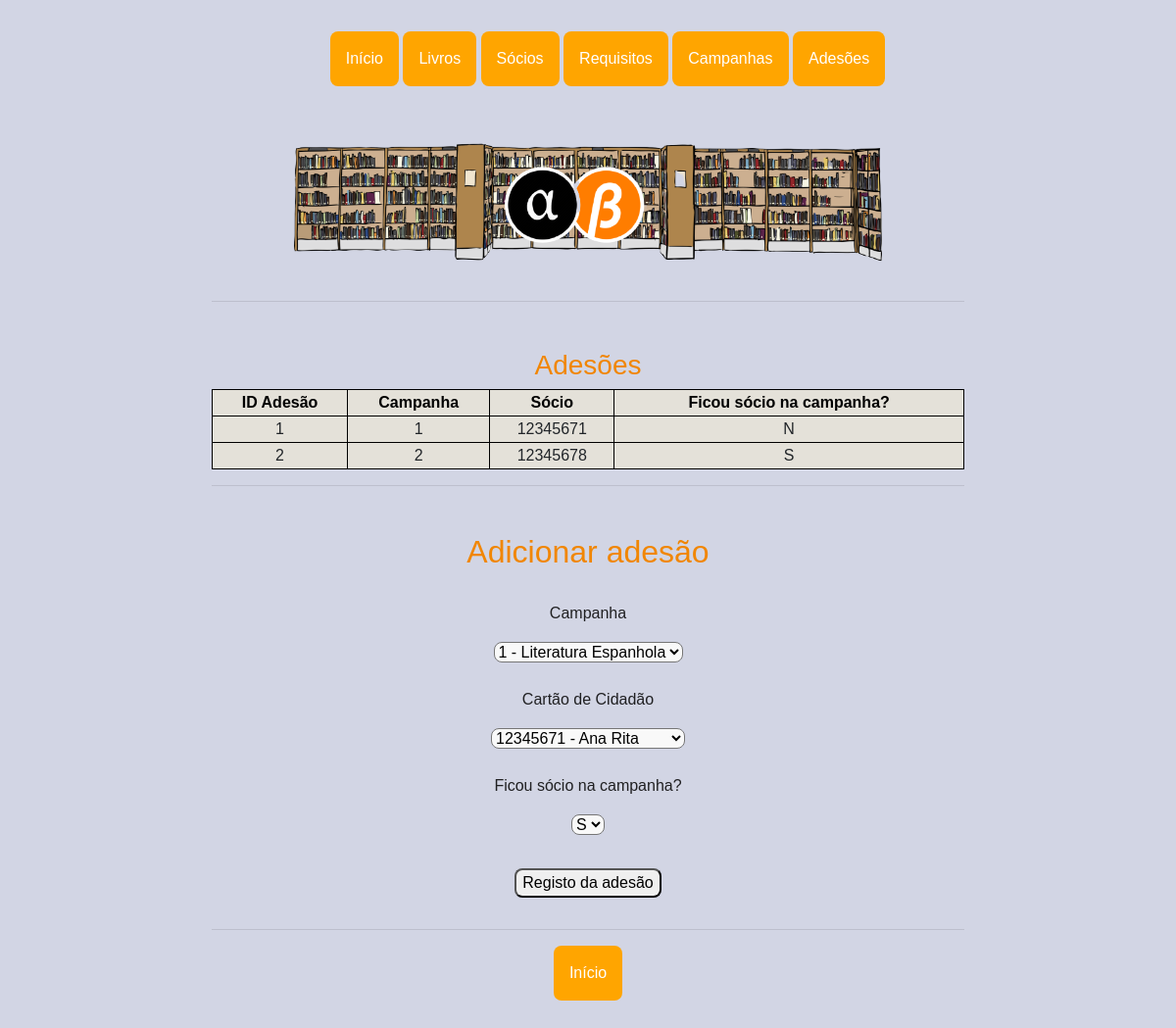
Screenshot of /socio_camp with the database file from the repository.
### app.py (models this page shows)
class Socio_Camp(db.Model):
    __tablename__ = 'socio_camp'
    id_sc = db.Column(db.Integer, primary_key=True)
    id_camp_sc = db.Column(db.Integer, db.ForeignKey('campanha.id_camp'))
    cc_sc = db.Column(db.Integer, db.ForeignKey('socio.cc'))
    novo = db.Column(db.String(1))

### app.py (the view)
@app.route('/socio_camp', methods=['GET'])
def socio_camp():
    campanhas = Campanha.query.all()
    socios = Socio.query.all()
    sc = Socio_Camp.query.all()
    return render_template('socio_camp.html', campanhas=campanhas, sc=sc, socios=socios)

### templates/socio_camp.html (shortened to what this page needs)
{% extends "base.html"%} {%block title %}Adesões Campanhas - Biblioteca{%endblock%} {%block pic %}<img class="bgpic"
    src="{{ url_for('static', filename = 'imgs/bb.png') }}" alt="logo" />{%endblock%} {%block content%}
<h3>Adesões</h3>
<table style="width: 100%" class="pure-table pure-table-horizontal">
    <tr>
        <th>ID Adesão</th>
        <th>Campanha</th>
        <th>Sócio</th>
        <th>Ficou sócio na campanha?</th>
    </tr>
    {% for sc in sc %}
    <tr>
        <td>{{sc.id_sc}}</td>
        <td>{{sc.id_camp_sc}}</td>
        <td>{{sc.cc_sc}}</td>
        <td>{{sc.novo}}</td>
        {% endfor %}
    </tr>
</table>
<hr />
<h2>Adicionar adesão</h2>
<form action="/socio_camp2" method="post">
    <p>Campanha</p>
    <select name="campa" id="campa">
        {% for camp in campanhas %}
        <option value="{{ camp.id_camp}}">
            {{camp.id_camp}} - {{camp.nome_camp}}
        </option>
        {% endfor %}
    </select>
    <p>Cartão de Cidadão</p>
    <select name="ccs" id="ccs">
        {% for socio in socios %}
        <option value="{{ socio.cc }}">{{socio.cc}} - {{socio.nome_soc}}</option>
        {% endfor %}
    </select>
    <p>Ficou sócio na campanha?</p>
    <select name="novo" id="novo">
        <option value="S">S</option>
    </select>
    <input type="submit" class="sub final" value="Registo da adesão" />
</form>
<hr />
<div class="dropdown">
    <li><a href="/"><button class="dropbtn botoes ">Início</button></a>
    </li>
</div>
{%endblock%}

### static/styles.css (style rules this page uses)
*, *::before, *::after { box-sizing: border-box; }
body { background-color: #D2D5E4; margin: 0; font-family: 'Ubuntu', sans-serif; padding-top: 2rem; padding-bottom: 2rem; }
form { text-align: center; width: auto; }
a { color: #e9e9fc; }
p { color: #202022; padding-top: 1.5rem; }
select { border-radius: 0.5rem; background-color: #f9f9f9; display: inline-block; }
input { border-radius: 0.5rem; }
h1, h2, h3 { color: #f18602; padding-top: 2rem; }
table, th, td { border: 1px solid black; }
table { border-collapse: collapse; border-style: none; }
th { background-color: #e4e1d9; color: black; }
td { background-color: #e4e1d9; }
.dropbtn { background-color: #4CAF50; color: white; padding: 16px; font-size: 16px; border: none; cursor: pointer; }
.dropdown button { background-color: #FFA500; color: white; font-size: 16px; border: none; cursor: pointer; }
.dropdown { position: relative; display: inline-block; }
.dropdown li { display: inline; }
.sub { border-radius: 0.5rem; margin: 2rem; width: auto; }
.botoes { border-radius: 0.5rem; width: auto; }
.bgpic { margin: auto; max-width: 50%; }
.final { display: block; margin-left: auto; margin-right: auto; }

### rows the page displays
Socio_Camp: id_sc "1", id_camp_sc "1", cc_sc "12345671", novo "N"
Socio_Camp: id_sc "2", id_camp_sc "2", cc_sc "12345678", novo "S"

### other values shown
form field campa "1 - Literatura Espanhola"
form field ccs "12345671 - Ana Rita"
